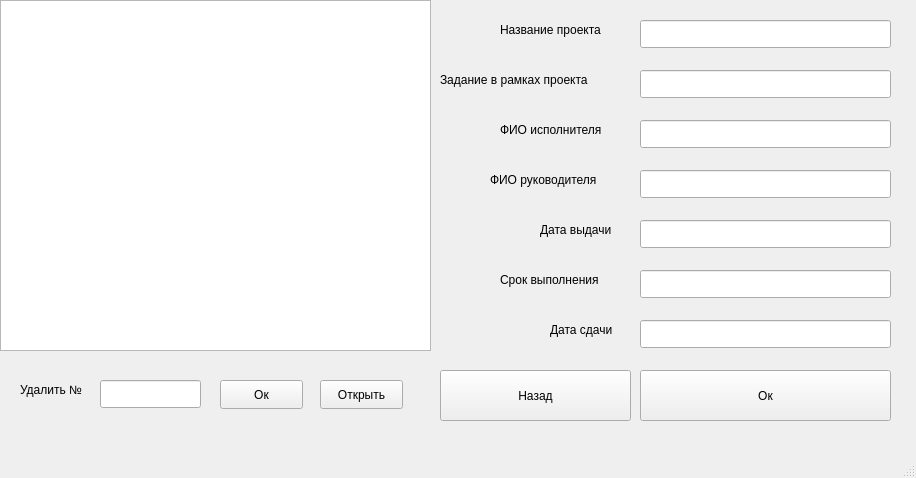
<?xml version="1.0" encoding="UTF-8"?>
<ui version="4.0">
 <class>second</class>
 <widget class="QMainWindow" name="second">
  <property name="geometry">
   <rect>
    <x>0</x>
    <y>0</y>
    <width>916</width>
    <height>478</height>
   </rect>
  </property>
  <property name="windowTitle">
   <string>MainWindow</string>
  </property>
  <widget class="QWidget" name="centralwidget">
   <widget class="QTextBrowser" name="text">
    <property name="geometry">
     <rect>
      <x>0</x>
      <y>0</y>
      <width>431</width>
      <height>351</height>
     </rect>
    </property>
    <property name="font">
     <font>
      <pointsize>8</pointsize>
     </font>
    </property>
   </widget>
   <widget class="QLineEdit" name="lineEdit">
    <property name="geometry">
     <rect>
      <x>640</x>
      <y>20</y>
      <width>251</width>
      <height>28</height>
     </rect>
    </property>
   </widget>
   <widget class="QLabel" name="label">
    <property name="geometry">
     <rect>
      <x>500</x>
      <y>20</y>
      <width>131</width>
      <height>20</height>
     </rect>
    </property>
    <property name="text">
     <string>Название проекта</string>
    </property>
   </widget>
   <widget class="QLabel" name="label_2">
    <property name="geometry">
     <rect>
      <x>440</x>
      <y>70</y>
      <width>191</width>
      <height>20</height>
     </rect>
    </property>
    <property name="text">
     <string>Задание в рамках проекта</string>
    </property>
   </widget>
   <widget class="QLineEdit" name="lineEdit_2">
    <property name="geometry">
     <rect>
      <x>640</x>
      <y>70</y>
      <width>251</width>
      <height>28</height>
     </rect>
    </property>
   </widget>
   <widget class="QLabel" name="label_3">
    <property name="geometry">
     <rect>
      <x>500</x>
      <y>120</y>
      <width>131</width>
      <height>20</height>
     </rect>
    </property>
    <property name="text">
     <string>ФИО исполнителя</string>
    </property>
   </widget>
   <widget class="QLineEdit" name="lineEdit_3">
    <property name="geometry">
     <rect>
      <x>640</x>
      <y>120</y>
      <width>251</width>
      <height>28</height>
     </rect>
    </property>
   </widget>
   <widget class="QLabel" name="label_4">
    <property name="geometry">
     <rect>
      <x>490</x>
      <y>170</y>
      <width>141</width>
      <height>20</height>
     </rect>
    </property>
    <property name="text">
     <string>ФИО руководителя</string>
    </property>
   </widget>
   <widget class="QLineEdit" name="lineEdit_4">
    <property name="geometry">
     <rect>
      <x>640</x>
      <y>170</y>
      <width>251</width>
      <height>28</height>
     </rect>
    </property>
   </widget>
   <widget class="QLineEdit" name="lineEdit_5">
    <property name="geometry">
     <rect>
      <x>640</x>
      <y>220</y>
      <width>251</width>
      <height>28</height>
     </rect>
    </property>
   </widget>
   <widget class="QLabel" name="label_5">
    <property name="geometry">
     <rect>
      <x>550</x>
      <y>320</y>
      <width>81</width>
      <height>20</height>
     </rect>
    </property>
    <property name="text">
     <string>Дата сдачи</string>
    </property>
   </widget>
   <widget class="QLabel" name="label_6">
    <property name="geometry">
     <rect>
      <x>540</x>
      <y>220</y>
      <width>91</width>
      <height>20</height>
     </rect>
    </property>
    <property name="text">
     <string>Дата выдачи</string>
    </property>
   </widget>
   <widget class="QLineEdit" name="lineEdit_6">
    <property name="geometry">
     <rect>
      <x>640</x>
      <y>270</y>
      <width>251</width>
      <height>28</height>
     </rect>
    </property>
   </widget>
   <widget class="QLabel" name="label_7">
    <property name="geometry">
     <rect>
      <x>500</x>
      <y>270</y>
      <width>131</width>
      <height>20</height>
     </rect>
    </property>
    <property name="text">
     <string>Срок выполнения</string>
    </property>
   </widget>
   <widget class="QLineEdit" name="lineEdit_7">
    <property name="geometry">
     <rect>
      <x>640</x>
      <y>320</y>
      <width>251</width>
      <height>28</height>
     </rect>
    </property>
   </widget>
   <widget class="QPushButton" name="pushButton">
    <property name="geometry">
     <rect>
      <x>640</x>
      <y>370</y>
      <width>251</width>
      <height>51</height>
     </rect>
    </property>
    <property name="text">
     <string>Ок</string>
    </property>
   </widget>
   <widget class="QPushButton" name="pushButton_2">
    <property name="geometry">
     <rect>
      <x>440</x>
      <y>370</y>
      <width>191</width>
      <height>51</height>
     </rect>
    </property>
    <property name="text">
     <string>Назад</string>
    </property>
   </widget>
   <widget class="QLabel" name="label_8">
    <property name="geometry">
     <rect>
      <x>20</x>
      <y>380</y>
      <width>91</width>
      <height>20</height>
     </rect>
    </property>
    <property name="text">
     <string>Удалить №</string>
    </property>
   </widget>
   <widget class="QLineEdit" name="lineEdit_8">
    <property name="geometry">
     <rect>
      <x>100</x>
      <y>380</y>
      <width>101</width>
      <height>28</height>
     </rect>
    </property>
   </widget>
   <widget class="QPushButton" name="pushButton_3">
    <property name="geometry">
     <rect>
      <x>220</x>
      <y>380</y>
      <width>83</width>
      <height>29</height>
     </rect>
    </property>
    <property name="text">
     <string>Ок</string>
    </property>
   </widget>
   <widget class="QPushButton" name="pushButton_4">
    <property name="geometry">
     <rect>
      <x>320</x>
      <y>380</y>
      <width>83</width>
      <height>29</height>
     </rect>
    </property>
    <property name="text">
     <string>Открыть</string>
    </property>
   </widget>
  </widget>
  <widget class="QMenuBar" name="menubar">
   <property name="geometry">
    <rect>
     <x>0</x>
     <y>0</y>
     <width>916</width>
     <height>25</height>
    </rect>
   </property>
  </widget>
  <widget class="QStatusBar" name="statusbar"/>
 </widget>
 <resources/>
 <connections/>
</ui>
